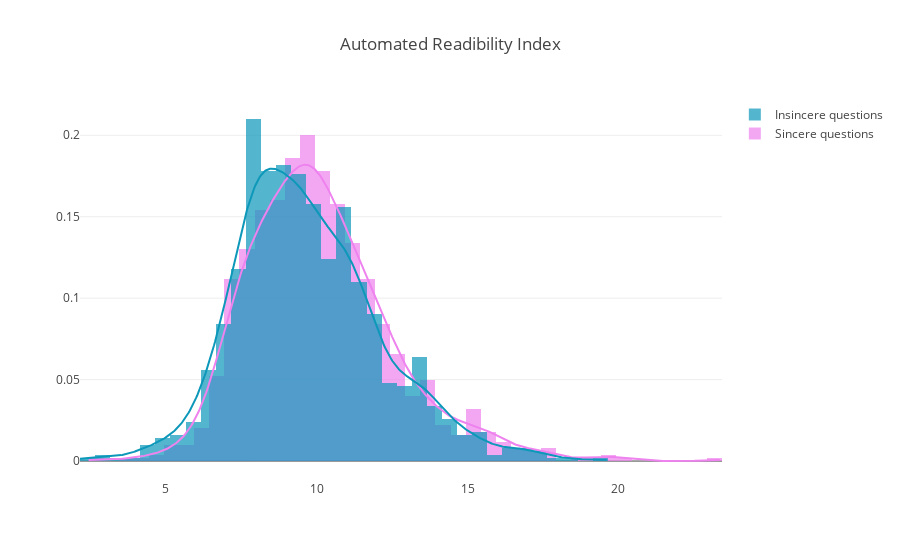
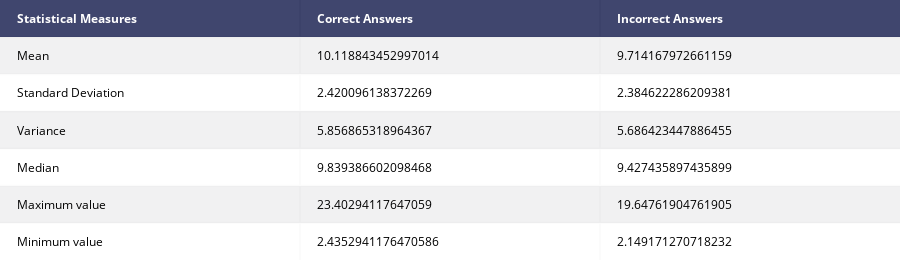

The notebook cell these images were saved under, in order:
### Markdown cell above
### Automated Readibility Index

### Code cell
fdf['fre_pos_i'] = fdf['text'][fdf['tag']=='pos'].apply(lambda x: textstat.automated_readability_index(x))
fdf['fre_neg_i'] = fdf['text'][fdf['tag']=='neg'].apply(lambda x: textstat.automated_readability_index(x))
fdf['sent_count'] = fdf['text'].apply(lambda x: len([x for x in x.split('.')]))
fdf['fre_pos_i'] = fdf['fre_pos_i']/fdf['sent_count']
fdf['fre_neg_i'] = fdf['fre_neg_i']/fdf['sent_count']
fre_pos = fdf['fre_pos_i']
fre_neg = fdf['fre_neg_i']
fre_pos = [x for x in fre_pos if str(x) != 'nan']
fre_neg = [x for x in fre_neg if str(x) != 'nan']
plot_readability(fre_pos,fre_neg,"Automated Readibility Index", 0.5, colors=['#EE82EE','#0d98ba'])

### Figure 1 — Plotly figure (JSON) as saved in the notebook; plotly's stock layout.template omitted (floating-point values rounded to 4 significant figures; data arrays with more than 128 entries replaced by an {"elided": "..."} marker saying what was removed)
{"data": [{"autobinx": false, "histnorm": "probability density", "legendgroup": "Sincere questions", "marker": {"color": "#EE82EE"}, "name": "Sincere questions", "opacity": 0.7, "type": "histogram", "uid": "e026e08b-8166-40a0-bfab-29d1528ad9ae", "x": {"elided": "1000 float values"}, "xaxis": "x", "xbins": {"end": 23.4, "size": 0.5, "start": 2.435}, "yaxis": "y"}, {"autobinx": false, "histnorm": "probability density", "legendgroup": "Insincere questions", "marker": {"color": "#0d98ba"}, "name": "Insincere questions", "opacity": 0.7, "type": "histogram", "uid": "107e7947-e8e6-42cf-bb0b-0a2881563091", "x": {"elided": "1000 float values"}, "xaxis": "x", "xbins": {"end": 19.65, "size": 0.5, "start": 2.149}, "yaxis": "y"}, {"legendgroup": "Sincere questions", "marker": {"color": "#EE82EE"}, "mode": "lines", "name": "Sincere questions", "showlegend": false, "type": "scatter", "uid": "4f113773-a179-409d-a138-a51c7449a258", "x": {"elided": "500 float values"}, "xaxis": "x", "y": {"elided": "500 float values"}, "yaxis": "y"}, {"legendgroup": "Insincere questions", "marker": {"color": "#0d98ba"}, "mode": "lines", "name": "Insincere questions", "showlegend": false, "type": "scatter", "uid": "449349ab-b35a-44e3-9784-0f3f756432e6", "x": {"elided": "500 float values"}, "xaxis": "x", "y": {"elided": "500 float values"}, "yaxis": "y"}], "layout": {"barmode": "overlay", "hovermode": "closest", "legend": {"traceorder": "reversed"}, "title": "Automated Readibility Index", "xaxis": {"anchor": "y2", "domain": [0, 1], "zeroline": false}, "yaxis": {"anchor": "free", "domain": [0, 1], "position": 0}}}

### Figure 2 — Plotly figure (JSON) as saved in the notebook; plotly's stock layout.template omitted (floating-point values rounded to 4 significant figures)
{"data": [{"colorscale": [[0, "#00083e"], [0.5, "#ededee"], [1, "#ffffff"]], "hoverinfo": "none", "opacity": 0.75, "showscale": false, "type": "heatmap", "uid": "a8edb502-fef5-43f2-8263-2b63aca334fe", "z": [[0, 0, 0], [0.5, 0.5, 0.5], [1, 1, 1], [0.5, 0.5, 0.5], [1, 1, 1], [0.5, 0.5, 0.5], [1, 1, 1]]}], "layout": {"annotations": [{"align": "left", "font": {"color": "#ffffff"}, "showarrow": false, "text": "<b>Statistical Measures</b>", "x": -0.45, "xanchor": "left", "xref": "x", "y": 0, "yref": "y"}, {"align": "left", "font": {"color": "#ffffff"}, "showarrow": false, "text": "<b>Correct Answers</b>", "x": 0.55, "xanchor": "left", "xref": "x", "y": 0, "yref": "y"}, {"align": "left", "font": {"color": "#ffffff"}, "showarrow": false, "text": "<b>Incorrect Answers</b>", "x": 1.55, "xanchor": "left", "xref": "x", "y": 0, "yref": "y"}, {"align": "left", "font": {"color": "#000000"}, "showarrow": false, "text": "Mean", "x": -0.45, "xanchor": "left", "xref": "x", "y": 1, "yref": "y"}, {"align": "left", "font": {"color": "#000000"}, "showarrow": false, "text": "10.118843452997014", "x": 0.55, "xanchor": "left", "xref": "x", "y": 1, "yref": "y"}, {"align": "left", "font": {"color": "#000000"}, "showarrow": false, "text": "9.714167972661159", "x": 1.55, "xanchor": "left", "xref": "x", "y": 1, "yref": "y"}, {"align": "left", "font": {"color": "#000000"}, "showarrow": false, "text": "Standard Deviation", "x": -0.45, "xanchor": "left", "xref": "x", "y": 2, "yref": "y"}, {"align": "left", "font": {"color": "#000000"}, "showarrow": false, "text": "2.420096138372269", "x": 0.55, "xanchor": "left", "xref": "x", "y": 2, "yref": "y"}, {"align": "left", "font": {"color": "#000000"}, "showarrow": false, "text": "2.384622286209381", "x": 1.55, "xanchor": "left", "xref": "x", "y": 2, "yref": "y"}, {"align": "left", "font": {"color": "#000000"}, "showarrow": false, "text": "Variance", "x": -0.45, "xanchor": "left", "xref": "x", "y": 3, "yref": "y"}, {"align": "left", "font": {"color": "#000000"}, "showarrow": false, "text": "5.856865318964367", "x": 0.55, "xanchor": "left", "xref": "x", "y": 3, "yref": "y"}, {"align": "left", "font": {"color": "#000000"}, "showarrow": false, "text": "5.686423447886455", "x": 1.55, "xanchor": "left", "xref": "x", "y": 3, "yref": "y"}, {"align": "left", "font": {"color": "#000000"}, "showarrow": false, "text": "Median", "x": -0.45, "xanchor": "left", "xref": "x", "y": 4, "yref": "y"}, {"align": "left", "font": {"color": "#000000"}, "showarrow": false, "text": "9.839386602098468", "x": 0.55, "xanchor": "left", "xref": "x", "y": 4, "yref": "y"}, {"align": "left", "font": {"color": "#000000"}, "showarrow": false, "text": "9.427435897435899", "x": 1.55, "xanchor": "left", "xref": "x", "y": 4, "yref": "y"}, {"align": "left", "font": {"color": "#000000"}, "showarrow": false, "text": "Maximum value", "x": -0.45, "xanchor": "left", "xref": "x", "y": 5, "yref": "y"}, {"align": "left", "font": {"color": "#000000"}, "showarrow": false, "text": "23.40294117647059", "x": 0.55, "xanchor": "left", "xref": "x", "y": 5, "yref": "y"}, {"align": "left", "font": {"color": "#000000"}, "showarrow": false, "text": "19.64761904761905", "x": 1.55, "xanchor": "left", "xref": "x", "y": 5, "yref": "y"}, {"align": "left", "font": {"color": "#000000"}, "showarrow": false, "text": "Minimum value", "x": -0.45, "xanchor": "left", "xref": "x", "y": 6, "yref": "y"}, {"align": "left", "font": {"color": "#000000"}, "showarrow": false, "text": "2.4352941176470586", "x": 0.55, "xanchor": "left", "xref": "x", "y": 6, "yref": "y"}, {"align": "left", "font": {"color": "#000000"}, "showarrow": false, "text": "2.149171270718232", "x": 1.55, "xanchor": "left", "xref": "x", "y": 6, "yref": "y"}], "height": 260, "margin": {"b": 0, "l": 0, "r": 0, "t": 0}, "xaxis": {"dtick": 1, "gridwidth": 2, "showticklabels": false, "tick0": -0.5, "ticks": "", "zeroline": false}, "yaxis": {"autorange": "reversed", "dtick": 1, "gridwidth": 2, "showticklabels": false, "tick0": 0.5, "ticks": "", "zeroline": false}}}
